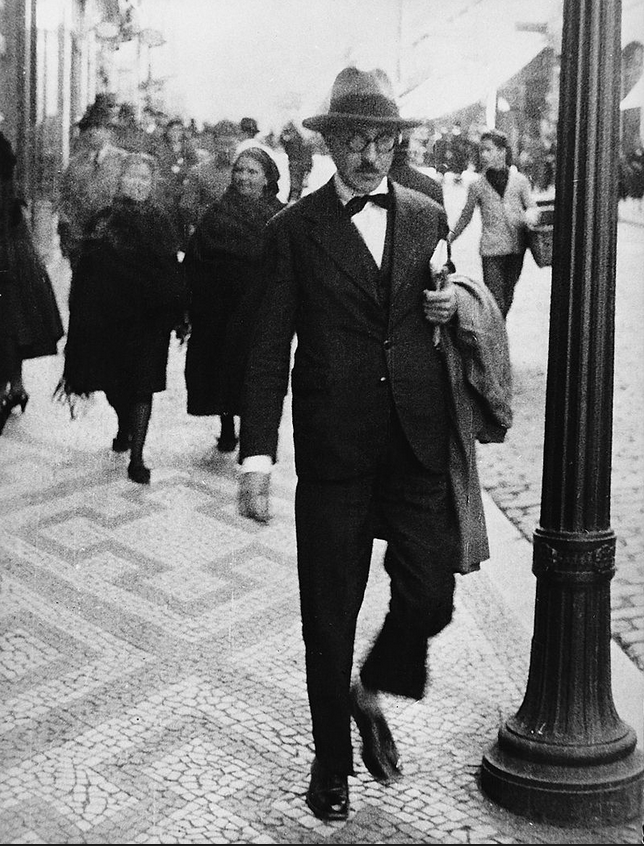
//> input picture 05_AccessingPixel/pessoa.png, 644 x 846 px
$ ./main   (built with g++ and OpenCV 4)
//> lines starting //> are read from the running program, lines starting //| are printed output that depends on the picture; after the words box and inside, x2 and y2 are one past the last pixel; in counts of white or black regions, pixels touching at a corner belong together
//> further down, image is the input picture: 846 rows x 644 cols, CV_8UC3; mean B, G, R 121.8, 121.9, 121.9
#include <opencv2/core/core.hpp>
#include <opencv2/highgui/highgui.hpp>
#include <opencv2/imgproc/imgproc.hpp>
#include <random>

/*
 * reiterpret_cast: convierte entre tipos, reinterpretando el patron de bits subyacente.
 * es usado para casting como operador en C++
 * data_type *var_name = reinterpret_cast <data_type *>(pointer_variable);
 */

//Ruido tipo sal a una imagen
void salt(cv::Mat image, int n){
//> called with n = 3000

    //seccion para generar numeros aleatorios
    std::default_random_engine generator;
    std::uniform_int_distribution<int> randomRow(0, image.rows - 1);
    std::uniform_int_distribution<int> randomCol(0, image.cols - 1);

    int i,j;
    for (int k=0; k<n; k++) {

        //generador de coordenadas de una imagen
        i = randomCol(generator);
        j = randomRow(generator);

        if (image.type() == CV_8UC1){ //si es dato tipo gris
            image.at<uchar>(j,i) = 255;
        }
        else if (image.type() == CV_8UC3){ //si es un dato tipo color (3 canales)
            image.at<cv::Vec3b>(j, i)[0] = 255;
            image.at<cv::Vec3b>(j, i)[1] = 255;
            image.at<cv::Vec3b>(j, i)[2] = 255;
            //image.at<cv::Vec3b>(j, i) = cv::Vec3b(255, 255, 255);
        }
    }
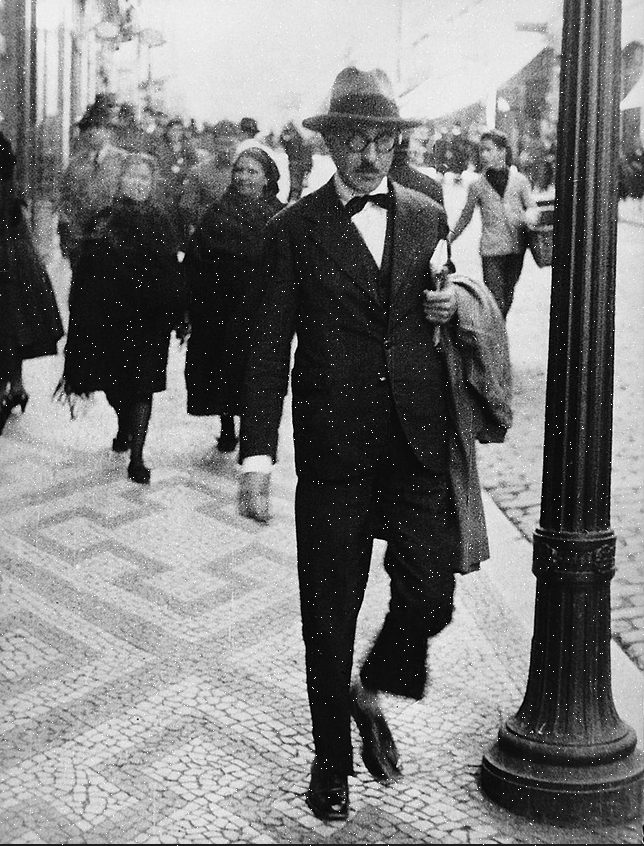
//> image: 846 rows x 644 cols, CV_8UC3; 0.55% of pixels changed, all inside (x1, y1, x2, y2) = (0, 0, 644, 846)
}

/*
 * Esta es una versión extra de la función salt.
 * Solo funciona con imagenes de 1 canal
 */
void salt2(cv::Mat image, int n){
//> called with n = 6000
    CV_Assert(image.type() == CV_8UC1);

    //generador de numeros aleatorios
    std::default_random_engine generator;
    std::uniform_int_distribution<int> randomRow(0, image.rows - 1);
    std::uniform_int_distribution<int> randomCol(0, image.cols - 1);

    cv::Mat_<uchar> img(image);
    //cv::Mat_<uchar>& img2 = reinterpret_cast<cv::Mat_<uchar>&> (image);

    int i,j;
    for (int k=0; k<n ; k++){
        i = randomCol(generator);
        j = randomRow(generator);

        img(j,i) = 255;
    }
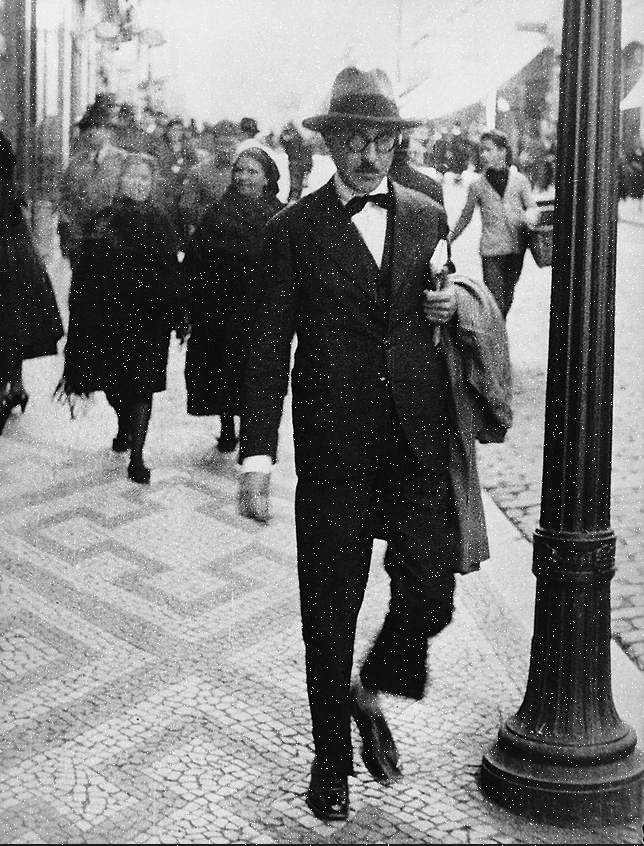
//> img: 846 rows x 644 cols, CV_8UC1; min 0, max 255, mean 123.3
}

int main() {

    cv::Mat image = cv::imread("/home/laila/programacion/C++/openCV/05_AccessingPixel/pessoa.png",
                               1); //abrimos la imagen, con color

    //anadir ruido
    salt(image, 3000);

    cv::namedWindow("Image");
    cv::imshow("Image", image);
    cv::waitKey();

    cv::Mat image2 = cv::imread("/home/laila/programacion/C++/openCV/05_AccessingPixel/pessoa.png",0);

    //anadir ruido con la segunda funcion
    salt2(image2, 6000);

    cv::namedWindow("image2");
    cv::imshow("image2", image2);
    cv::waitKey();


    return 0;
}
